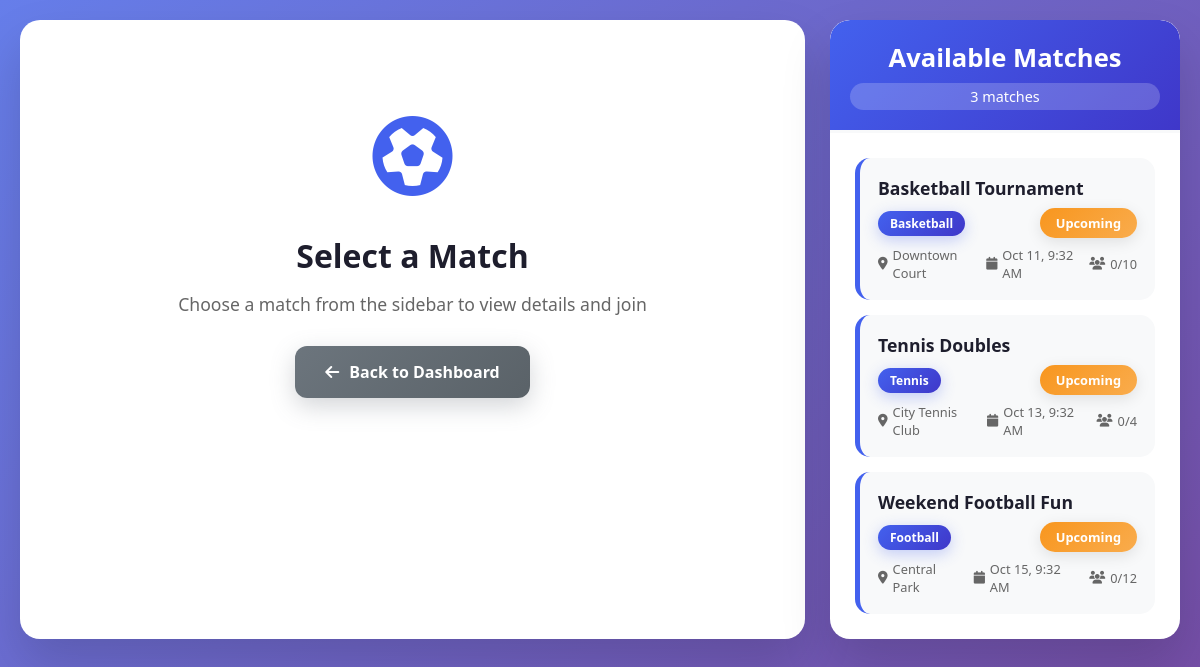
The page /view_match.php on the database its author committed.
### tables this page shows
CREATE TABLE IF NOT EXISTS matches (
    id INT AUTO_INCREMENT PRIMARY KEY,
    match_name VARCHAR(255) NOT NULL,
    sport_type VARCHAR(100) NOT NULL,
    location VARCHAR(255) NOT NULL,
    match_date DATETIME NOT NULL,
    max_participants INT NOT NULL DEFAULT 10,
    needs TEXT,
    created_by INT,
    created_at TIMESTAMP DEFAULT CURRENT_TIMESTAMP,
    FOREIGN KEY (created_by) REFERENCES users(id)
);

### view_match.php (the view, shortened to what this page needs)
<?php
include('includes/db.php');
$matchId = (int)($_GET['id'] ?? 0);
$sql = "SELECT m.*,
        (SELECT COUNT(*) FROM match_participants p
         WHERE p.match_id = m.id AND p.status <> 'rejected') AS participants
        FROM matches m
        ORDER BY m.match_date ASC";
$result = mysqli_query($conn, $sql);
$matches = [];
while ($row = mysqli_fetch_assoc($result)) {
    $matches[] = $row;
}
$selected_match = null;
$alreadyJoined = false;
function match_status($date) {
    $diff = strtotime($date) - time();
    return ['Upcoming', 'status-upcoming'];
}
?>
<!DOCTYPE html>
<html lang="en">
<head>
    <link rel="stylesheet" href="https://cdnjs.cloudflare.com/ajax/libs/font-awesome/6.4.0/css/all.min.css">
</head>
<body>
    <div class="container">
        <div class="match-container">
            <?php if ($selected_match):
                [$status_label, $status_class] = match_status($selected_match['match_date']);
                $isCompleted = ($status_label === 'Completed');
                $isFull = ((int)$selected_match['participants'] >= (int)$selected_match['max_participants']);
            ?>
                <div class="match-header">
                    <h1><?php echo htmlspecialchars($selected_match['match_name']); ?></h1>
                    <div class="sport-type"><?php echo htmlspecialchars($selected_match['sport_type']); ?></div>
                </div>
                <div class="match-details">
                    <div class="detail-item">
                        <div class="detail-icon">
                            <i class="fas fa-map-marker-alt"></i>
                        </div>
                        <div class="detail-content">
                            <h3>Location</h3>
                            <p><?php echo htmlspecialchars($selected_match['location']); ?></p>
                        </div>
                    </div>
                    <div class="detail-item">
                        <div class="detail-icon">
                            <i class="fas fa-calendar-alt"></i>
                        </div>
                        <div class="detail-content">
                            <h3>Date &amp; Time</h3>
                            <p><?php echo date('F j, Y g:i A', strtotime($selected_match['match_date'])); ?></p>
                        </div>
                    </div>
                    <div class="detail-item">
                        <div class="detail-icon">
                            <i class="fas fa-users"></i>
                        </div>
                        <div class="detail-content">
                            <h3>Participants</h3>
                            <p><?php echo (int)$selected_match['participants']; ?> / <?php echo (int)$selected_match['max_participants']; ?> spots filled</p>
                        </div>
                    </div>
                    <div class="detail-item">
                        <div class="detail-icon">
                            <i class="fas fa-info-circle"></i>
                        </div>
                        <div class="detail-content">
                            <h3>Status</h3>
                            <p>
                                <span class="status-badge <?php echo $status_class; ?>"><?php echo $status_label; ?></span>
                            </p>
                        </div>
                    </div>
                    <?php if (!empty($selected_match['needs'])): ?>
                    <div class="detail-item">
                        <div class="detail-icon">
                            <i class="fas fa-clipboard-list"></i>
                        </div>
                        <div class="detail-content">
                            <h3>Additional Needs</h3>
                            <p><?php echo htmlspecialchars($selected_match['needs']); ?></p>
                        </div>
                    </div>
                    <?php endif; ?>
                </div>
                <div class="match-actions">
                    <a href="dashboard.php" class="btn btn-back">
                        <i class="fas fa-arrow-left"></i> Back to Dashboard
                    </a>
                    <?php if ($alreadyJoined): ?>
                        <span class="btn btn-disabled">
                            <i class="fas fa-check"></i> Already Joined
                        </span>
                    <?php elseif ($isCompleted): ?>
                        <span class="btn btn-disabled">
                            <i class="fas fa-ban"></i> Match Completed
                        </span>
                    <?php elseif ($isFull): ?>
                        <span class="btn btn-disabled">
                            <i class="fas fa-ban"></i> Match Full
                        </span>
                    <?php else: ?>
                        <a href="join_match.php?id=<?php echo (int)$selected_match['id']; ?>" class="btn btn-join">
                            <i class="fas fa-user-plus"></i> Join Match
                        </a>
                    <?php endif; ?>
                </div>
            <?php else: ?>
                <div class="no-match-selected">
                    <div class="no-match-icon">
                        <i class="fas fa-futbol"></i>
                    </div>
                    <h2>Select a Match</h2>
                    <p>Choose a match from the sidebar to view details and join</p>
                    <a href="dashboard.php" class="btn btn-back">
                        <i class="fas fa-arrow-left"></i> Back to Dashboard
                    </a>
                </div>
            <?php endif; ?>
        </div>
        <div class="matches-sidebar">
            <div class="sidebar-header">
                <h2>Available Matches</h2>
                <div class="match-count"><?php echo count($matches); ?> matches</div>
            </div>
            <div class="match-list">
                <?php foreach ($matches as $sidebar_match):
                    [$sidebar_status, $sidebar_status_class] = match_status($sidebar_match['match_date']);
                ?>
                    <div class="match-item <?php echo ($matchId === (int)$sidebar_match['id']) ? 'active' : ''; ?>"
                         onclick="window.location.href='view_match.php?id=<?php echo (int)$sidebar_match['id']; ?>'">
                        <h4><?php echo htmlspecialchars($sidebar_match['match_name']); ?></h4>
                        <div class="match-meta">
                            <span class="sport-badge"><?php echo htmlspecialchars($sidebar_match['sport_type']); ?></span>
                            <span class="status-badge <?php echo $sidebar_status_class; ?>"><?php echo $sidebar_status; ?></span>
                        </div>
                        <div class="match-details-small">
                            <span><i class="fas fa-map-marker-alt"></i> <?php echo htmlspecialchars($sidebar_match['location']); ?></span>
                            <span><i class="fas fa-calendar"></i> <?php echo date('M j, g:i A', strtotime($sidebar_match['match_date'])); ?></span>
                            <span><i class="fas fa-users"></i> <?php echo (int)$sidebar_match['participants']; ?>/<?php echo (int)$sidebar_match['max_participants']; ?></span>
                        </div>
                    </div>
                <?php endforeach; ?>
            </div>
        </div>
    </div>
</body>
</html>

### view_match.php (style rules this page uses)
:root { --primary: #4361ee; --secondary: #3f37c9; --success: #4cc9f0; --danger: #f72585; --warning: #f8961e; --dark: #1e1e2d; --light: #f8f9fa; }
* { margin: 0; padding: 0; box-sizing: border-box; font-family: 'Segoe UI', Tahoma, Geneva, Verdana, sans-serif; }
body { background: linear-gradient(135deg, #667eea 0%, #764ba2 100%); min-height: 100vh; padding: 20px; animation: gradientShift 8s ease infinite; }
.container { display: grid; grid-template-columns: 1fr 350px; gap: 25px; max-width: 1400px; margin: 0 auto; animation: fadeInUp 0.8s ease-out; }
.match-container { background: white; border-radius: 20px; box-shadow: 0 25px 50px rgba(0,0,0,0.15); overflow: hidden; animation: slideInLeft 0.8s ease-out; }
.matches-sidebar { background: white; border-radius: 20px; box-shadow: 0 25px 50px rgba(0,0,0,0.15); padding: 25px; max-height: 85vh; overflow-y: auto; animation: slideInRight 0.8s ease-out; }
.sidebar-header { text-align: center; margin-bottom: 25px; padding-bottom: 20px; border-bottom: 3px solid var(--light); background: linear-gradient(135deg, var(--primary), var(--secondary)); color: white; padding: 20px; margin: -25px -25px 25px -25px; border-radius: 20px 20px 0 0; }
.sidebar-header h2 { font-size: 1.6rem; margin-bottom: 8px; }
.match-count { background: rgba(255,255,255,0.2); padding: 4px 12px; border-radius: 15px; font-size: 0.9rem; }
.match-list { display: flex; flex-direction: column; gap: 15px; }
.match-item { background: var(--light); padding: 18px; border-radius: 15px; border-left: 5px solid var(--primary); transition: all 0.4s cubic-bezier(0.25, 0.46, 0.45, 0.94); cursor: pointer; position: relative; overflow: hidden; }
.match-item::before { content: ''; position: absolute; top: 0; left: -100%; width: 100%; height: 100%; background: linear-gradient(90deg, transparent, rgba(255,255,255,0.4), transparent); transition: left 0.6s; }
.match-item h4 { color: var(--dark); margin-bottom: 8px; font-size: 1.1rem; font-weight: 600; }
.match-meta { display: flex; justify-content: space-between; align-items: center; font-size: 0.85rem; }
.sport-badge { background: linear-gradient(135deg, var(--primary), var(--secondary)); color: white; padding: 4px 12px; border-radius: 20px; font-size: 0.75rem; font-weight: 600; box-shadow: 0 4px 15px rgba(67, 97, 238, 0.3); }
.match-details-small { display: flex; gap: 15px; margin-top: 8px; font-size: 0.8rem; color: #666; }
.match-details-small span { display: flex; align-items: center; gap: 5px; }
.btn { padding: 15px 30px; border: none; border-radius: 12px; cursor: pointer; font-weight: 600; text-decoration: none; display: inline-flex; align-items: center; gap: 10px; transition: all 0.4s cubic-bezier(0.25, 0.46, 0.45, 0.94); font-size: 1rem; position: relative; overflow: hidden; }
.btn::before { content: ''; position: absolute; top: 0; left: -100%; width: 100%; height: 100%; background: linear-gradient(90deg, transparent, rgba(255,255,255,0.3), transparent); transition: left 0.6s; }
.btn-back { background: linear-gradient(135deg, #6c757d, #5a6268); color: white; box-shadow: 0 8px 25px rgba(108, 117, 125, 0.3); }
.status-badge { padding: 6px 16px; border-radius: 20px; font-size: 0.8rem; font-weight: 600; box-shadow: 0 4px 15px rgba(0,0,0,0.1); }
.status-upcoming { background: linear-gradient(135deg, var(--warning), #f9ac4d); color: white; }
.no-match-selected { display: flex; flex-direction: column; align-items: center; justify-content: center; padding: 80px 40px; text-align: center; animation: bounceIn 1s ease-out; }
.no-match-icon { font-size: 5rem; color: var(--primary); margin-bottom: 25px; animation: float 3s ease-in-out infinite; }
.no-match-selected h2 { color: var(--dark); margin-bottom: 15px; font-size: 2rem; }
.no-match-selected p { color: #666; margin-bottom: 30px; font-size: 1.1rem; }

### rows shown on the page
matches: match_name "Basketball Tournament", sport_type "Basketball", sidebar_status "Upcoming", location "Downtown Court", match_date "Oct 11, 9:32 AM", participants "0", max_participants "10"
matches: match_name "Tennis Doubles", sport_type "Tennis", sidebar_status "Upcoming", location "City Tennis Club", match_date "Oct 13, 9:32 AM", participants "0", max_participants "4"
matches: match_name "Weekend Football Fun", sport_type "Football", sidebar_status "Upcoming", location "Central Park", match_date "Oct 15, 9:32 AM", participants "0", max_participants "12"

### other values the page prints
count($matches) "3"
